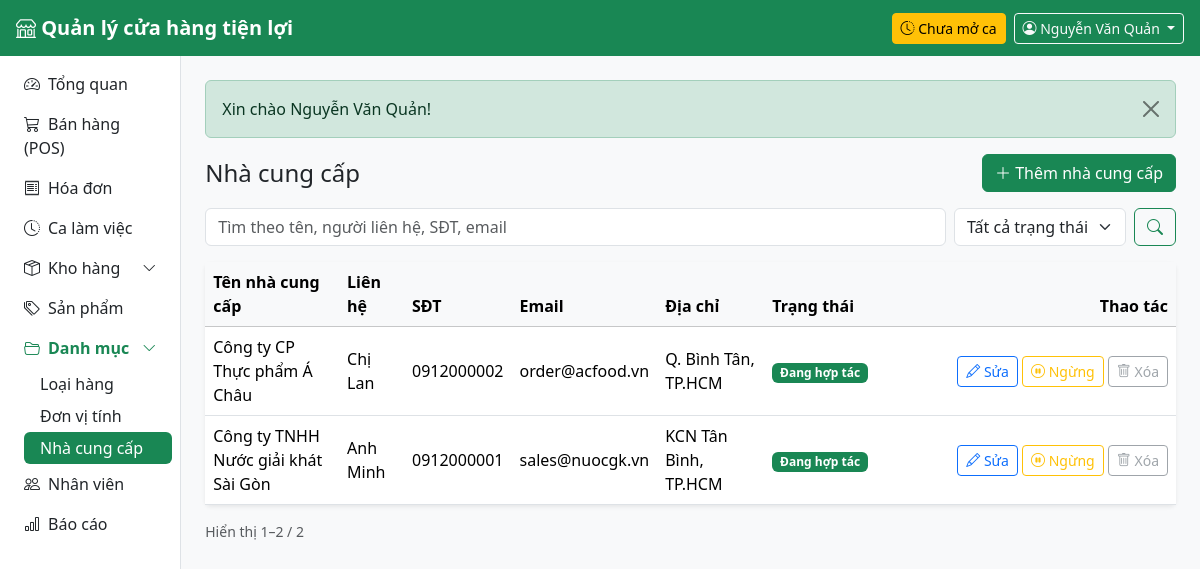
The app's page /public/suppliers (signed in) with its own data.
### tables this page shows
CREATE TABLE users (
    id            INT UNSIGNED AUTO_INCREMENT PRIMARY KEY,
    store_id      INT UNSIGNED NOT NULL,
    role_id       TINYINT UNSIGNED NOT NULL,
    username      VARCHAR(50) NOT NULL UNIQUE,
    password_hash VARCHAR(255) NOT NULL,
    full_name     VARCHAR(100) NOT NULL,
    phone         VARCHAR(20),
    email         VARCHAR(100),
    is_active     TINYINT(1) NOT NULL DEFAULT 1,
    last_login_at DATETIME NULL,
    created_at    DATETIME NOT NULL DEFAULT CURRENT_TIMESTAMP,
    CONSTRAINT fk_users_store FOREIGN KEY (store_id) REFERENCES stores(id),
    CONSTRAINT fk_users_role  FOREIGN KEY (role_id)  REFERENCES roles(id)
);

CREATE TABLE suppliers (
    id          INT UNSIGNED AUTO_INCREMENT PRIMARY KEY,
    name        VARCHAR(150) NOT NULL,
    contact     VARCHAR(100),
    phone       VARCHAR(20),
    email       VARCHAR(100),
    address     VARCHAR(255),
    is_active   TINYINT(1) NOT NULL DEFAULT 1
);

### app/Views/suppliers/index.php (the view, shortened to what the rows shown need)
<div class="d-flex flex-wrap justify-content-between align-items-center gap-2 mb-3">
    <h1 class="h4 mb-0">Nhà cung cấp</h1>
    <a href="<?= url('/suppliers/create') ?>" class="btn btn-success">
        <i class="bi bi-plus-lg"></i> Thêm nhà cung cấp
    </a>
</div>
<div class="mb-3">
</div>
<div class="card border-0 shadow-sm">
    <div class="table-responsive">
        <table class="table table-hover align-middle mb-0">
            <thead class="table-light">
                <tr>
                    <th>Tên nhà cung cấp</th>
                    <th>Liên hệ</th>
                    <th>SĐT</th>
                    <th>Email</th>
                    <th>Địa chỉ</th>
                    <th>Trạng thái</th>
                    <th class="text-end" style="width: 300px">Thao tác</th>
                </tr>
            </thead>
            <tbody>
            <?php foreach ($suppliers as $s): ?>
                <?php $active = (int) $s['is_active'] === 1; ?>
                <tr class="<?= $active ? '' : 'text-muted' ?>">
                    <td class="fw-medium"><?= e($s['name']) ?></td>
                    <td><?= e($s['contact']) ?></td>
                    <td class="text-nowrap"><?= e($s['phone']) ?></td>
                    <td><?= e($s['email']) ?></td>
                    <td><?= e($s['address']) ?></td>
                    <td>
                        <?php if ($active): ?>
                            <span class="badge text-bg-success">Đang hợp tác</span>
                        <?php else: ?>
                            <span class="badge text-bg-secondary">Ngừng hợp tác</span>
                        <?php endif; ?>
                    </td>
                    <td class="text-end text-nowrap">
                        <a href="<?= url("/suppliers/{$s['id']}/edit") ?>" class="btn btn-sm btn-outline-primary">
                            <i class="bi bi-pencil"></i> Sửa
                        </a>
                        <?php partial('delete_button', [
                            'action'  => url("/suppliers/{$s['id']}/toggle"),
                            'message' => ($active ? 'Ngừng hợp tác với "' : 'Kích hoạt lại "') . $s['name'] . '"?',
                            'label'   => $active ? 'Ngừng' : 'Kích hoạt',
                            'icon'    => $active ? 'pause-circle' : 'play-circle',
                            'class'   => $active ? 'btn-outline-warning' : 'btn-outline-success',
                        ]) ?>
                        <?php if ((int) $s['receipt_count'] > 0): ?>
                            <button class="btn btn-sm btn-outline-secondary" disabled
                                    title="Đã có <?= e($s['receipt_count']) ?> phiếu nhập nên không thể xóa">
                                <i class="bi bi-trash"></i> Xóa
                            </button>
                        <?php endif; ?>
                    </td>
                </tr>
            <?php endforeach; ?>
            </tbody>
        </table>
    </div>
</div>

### app/Views/partials/delete_button.php (shortened to what the rows shown need)
<form method="post" action="<?= e($action) ?>" class="d-inline"
      onsubmit="return confirm(<?= e(json_encode($message ?? 'Bạn chắc chắn muốn xóa?', JSON_UNESCAPED_UNICODE)) ?>)">
    <button class="btn btn-sm <?= e($class ?? 'btn-outline-danger') ?>">
        <i class="bi bi-<?= e($icon ?? 'trash') ?>"></i> <?= e($label ?? 'Xóa') ?>
    </button>
</form>

### app/Core/Router.php (shortened to what the rows shown need)
<?php
class Router
{
    private array $routes = [];
    private function add(string $method, string $path, array $action, ?array $roles): void
    {
        $this->routes[] = compact('method', 'pattern', 'action', 'roles');
    }
    public function dispatch(string $method, string $uri): void
    {
        $path = parse_url($uri, PHP_URL_PATH) ?? '/';
        $base = App::basePath();
        if ($base !== '' && str_starts_with($path, $base)) {
            $path = substr($path, strlen($base));
        }
        $path = '/' . trim(preg_replace('#^/index\.php#', '', $path), '/');
        foreach ($this->routes as $route) {
            if ($route['method'] !== $method || !preg_match($route['pattern'], $path, $m)) {
                continue;
            }
            if ($route['roles'] !== null) {
                Auth::requireLogin();
            }
            [$class, $fn] = $route['action'];
            $params = array_filter($m, 'is_string', ARRAY_FILTER_USE_KEY);
            (new $class())->$fn(...$params);
            return;
        }
    }
}

### app/Views/layouts/main.php (shortened to what the rows shown need)
<?php
$user = Auth::user();
$menu = [
    ['/',          'speedometer2', 'Tổng quan',     ['admin', 'cashier', 'warehouse']],
    ['/pos',       'cart3',        'Bán hàng (POS)', ['admin', 'cashier']],
    ['/orders',    'receipt',      'Hóa đơn',        ['admin', 'cashier']],
    ['/shifts',    'clock-history', 'Ca làm việc',   ['admin', 'cashier']],
    ['#warehouse', 'box-seam',     'Kho hàng',       ['admin', 'warehouse'], [
        ['/inventory', 'Tồn kho'],
        ['/receipts',  'Phiếu nhập'],
    ]],
    ['/products',  'tags',         'Sản phẩm',       ['admin']],
    ['#catalog',   'folder2-open', 'Danh mục',       ['admin'], [
        ['/categories', 'Loại hàng'],
        ['/units',      'Đơn vị tính'],
        ['/suppliers',  'Nhà cung cấp'],
    ]],
    ['/users',     'people',       'Nhân viên',      ['admin']],
    ['/reports',   'bar-chart',    'Báo cáo',        ['admin']],
];
?>
<!doctype html>
<html lang="vi">
<head>
    <link rel="stylesheet" href="https://cdn.jsdelivr.net/npm/bootstrap@5.3.3/dist/css/bootstrap.min.css">
    <link rel="stylesheet" href="https://cdn.jsdelivr.net/npm/bootstrap-icons@1.11.3/font/bootstrap-icons.min.css">
    <link rel="stylesheet" href="<?= asset('css/app.css') ?>">
</head>
<body class="bg-body-tertiary">
<nav class="navbar navbar-dark bg-success sticky-top px-3">
    <a class="navbar-brand fw-semibold me-auto" href="<?= url('/') ?>">
        <i class="bi bi-shop"></i> <?= e(App::config('app.name')) ?>
    </a>
    <?php if (Auth::hasRole('admin', 'cashier')): ?>
        <?php $myShift = (new Shift())->findOpenByUser((int) $user['id']); ?>
        <a href="<?= url('/shifts') ?>" class="btn btn-sm me-2 <?= $myShift ? 'btn-light text-success' : 'btn-warning' ?>">
            <i class="bi bi-clock-history"></i>
            <?= $myShift ? 'Ca mở từ ' . e(date('H:i', strtotime($myShift['opened_at']))) : 'Chưa mở ca' ?>
        </a>
    <?php endif; ?>
    <div class="dropdown">
        <button class="btn btn-outline-light btn-sm dropdown-toggle" data-bs-toggle="dropdown">
            <i class="bi bi-person-circle"></i>
            <span class="d-none d-sm-inline"><?= e($user['full_name']) ?></span>
        </button>
    </div>
</nav>
<div class="d-flex">
    <aside class="offcanvas-lg offcanvas-start sidebar bg-white border-end" id="sidebar" tabindex="-1">
        <nav class="nav nav-pills flex-column p-2">
            <?php foreach ($menu as $i => $item): ?>
                <?php
                [$href, $icon, $label, $roles] = $item;
                $children = $item[4] ?? [];
                ?>
                <?php if ($children): ?>
                    <?php $open = array_filter($children, fn($c) => active($c[0]) !== ''); ?>
                    <a class="nav-link d-flex justify-content-between align-items-center <?= $open ? 'fw-semibold text-success' : '' ?>"
                       data-bs-toggle="collapse" href="#menu-group-<?= $i ?>" role="button"
                       aria-expanded="<?= $open ? 'true' : 'false' ?>" aria-controls="menu-group-<?= $i ?>">
                        <span><i class="bi bi-<?= $icon ?> me-2"></i><?= e($label) ?></span>
                        <i class="bi bi-chevron-down small"></i>
                    </a>
                    <div class="collapse <?= $open ? 'show' : '' ?>" id="menu-group-<?= $i ?>">
                        <div class="nav flex-column ms-3">
                            <?php foreach ($children as [$childHref, $childLabel]): ?>
                                <a class="nav-link py-1 <?= active($childHref) ?>" href="<?= url($childHref) ?>">
                                    <?= e($childLabel) ?>
                                </a>
                            <?php endforeach; ?>
                        </div>
                    </div>
                <?php else: ?>
                    <a class="nav-link <?= active($href) ?>" href="<?= url($href) ?>">
                        <i class="bi bi-<?= $icon ?> me-2"></i><?= e($label) ?>
                    </a>
                <?php endif; ?>
            <?php endforeach; ?>
        </nav>
    </aside>
    <main class="flex-grow-1 p-3 p-md-4 min-vw-0">
        <?php foreach (Session::pullFlash() as $f): ?>
            <div class="alert alert-<?= e($f['type']) ?> alert-dismissible fade show">
                <?= e($f['message']) ?>
                <button type="button" class="btn-close" data-bs-dismiss="alert"></button>
            </div>
        <?php endforeach; ?>
        <?= $content ?>
    </main>
</div>
</body>
</html>

### records on screen
users: full_name "Nguyễn Văn Quản"
suppliers: name "Công ty CP Thực phẩm Á Châu", contact "Chị Lan", phone "0912000002", email "order@acfood.vn", address "Q. Bình Tân, TP.HCM", is_active "Đang hợp tác", label "Ngừng"
suppliers: name "Công ty TNHH Nước giải khát Sài Gòn", contact "Anh Minh", phone "0912000001", email "sales@nuocgk.vn", address "KCN Tân Bình, TP.HCM", is_active "Đang hợp tác", label "Ngừng"

### other values on screen
$label "Tổng quan"
$label "Bán hàng (POS)"
$label "Hóa đơn"
$label "Ca làm việc"
$label "Kho hàng"
$label "Sản phẩm"
$label "Danh mục"
$childLabel "Loại hàng"
$childLabel "Đơn vị tính"
$childLabel "Nhà cung cấp"
$label "Nhân viên"
$label "Báo cáo"
$f['message'] "Xin chào Nguyễn Văn Quản!"
$paginator->summary() "Hiển thị 1–2 / 2"
form field status "Tất cả trạng thái"
